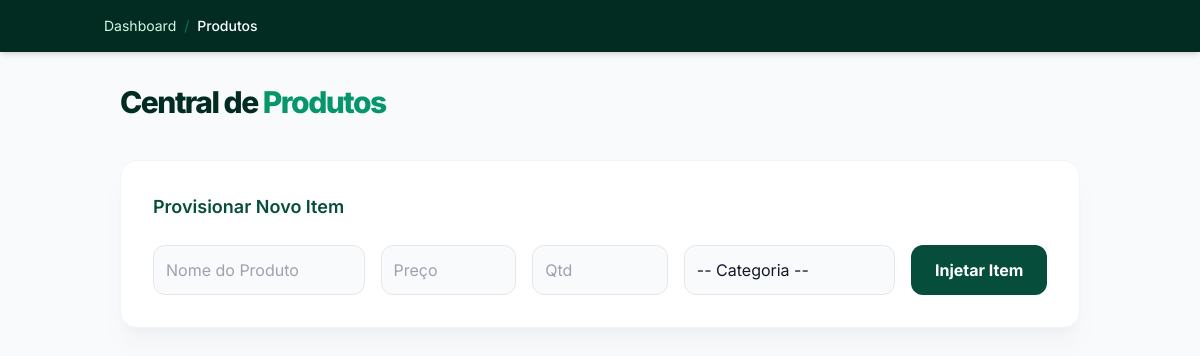
/produtos, run on an earlier commit of the app's database.
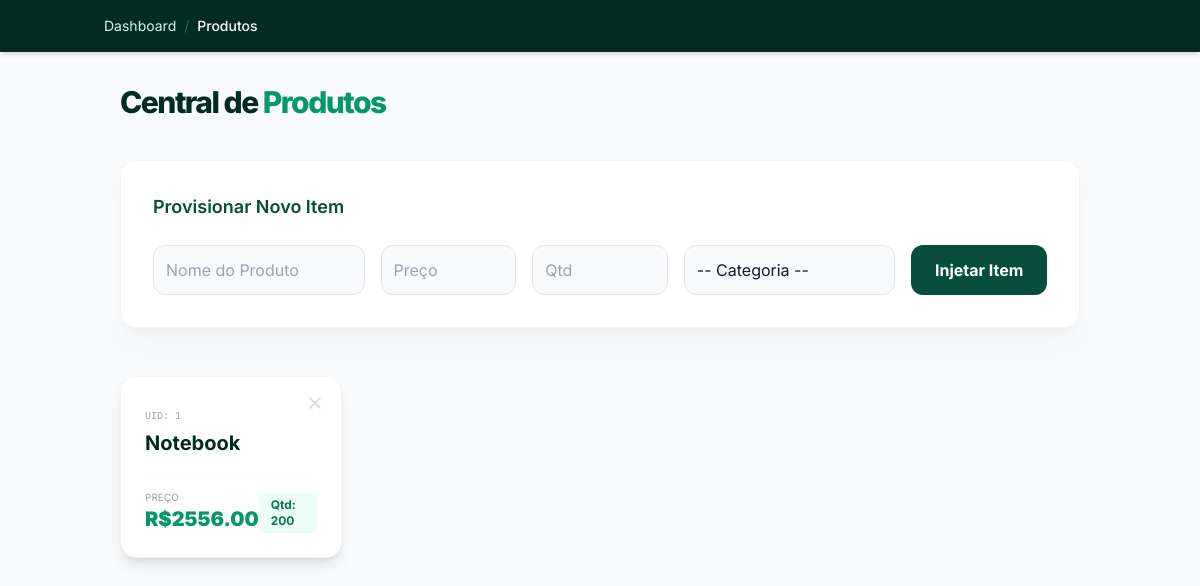
And on a later commit of the database.
### models.py (models this page shows)
class Produto(Base):
    __tablename__ = 'produtos'
    id = Column(Integer, primary_key=True, autoincrement=True)
    nome = Column(String, nullable=False)
    preco = Column(Integer, nullable=False)
    estoque = Column(Integer, nullable=False)
    categoria_id = Column(Integer, ForeignKey('categorias.id'), nullable=False)
    categoria = relationship("Categoria", back_populates="produtos")

### main.py (the view)
@app.get("/produtos")
def exibir_produtos(request: Request, db: Session = Depends(get_db)):
    produtos = db.query(Produto).all()
    categorias = db.query(Categoria).all()
    return templates.TemplateResponse(
        request,
        "produtos.html",
        {"request": request,
         "produtos": produtos,
         "categorias": categorias
        }
    )

### templates/produtos.html (shortened to what this page needs)
<!DOCTYPE html>
<html lang="pt-br">
<head>
    <script src="https://cdn.tailwindcss.com"></script>
</head>
<body class="bg-gray-50 text-gray-900 min-h-screen">
    <nav class="bg-emerald-950 p-4 text-emerald-100 shadow-md">
        <div class="container mx-auto px-4 flex items-center justify-between text-sm">
            <div class="flex gap-2">
                <a href="/" class="hover:text-white transition">Dashboard</a>
                <span class="text-emerald-700">/</span>
                <span class="font-medium text-white">Produtos</span>
            </div>
        </div>
    </nav>
    <div class="container mx-auto p-8">
        <h2 class="text-3xl font-extrabold text-emerald-950 tracking-tighter mb-10">Central de <span class="text-emerald-600">Produtos</span></h2>
        <div class="bg-white p-8 rounded-2xl shadow-xl shadow-gray-500/5 border border-gray-100 mb-12">
            <h3 class="text-lg font-semibold text-emerald-900 mb-6">Provisionar Novo Item</h3>
            <form action="/produtos" method="POST" class="grid grid-cols-1 md:grid-cols-12 gap-4">
                <div class="md:col-span-3"><input type="text" name="nome" placeholder="Nome do Produto" required class="w-full border p-3 rounded-xl bg-gray-50"></div>
                <div class="md:col-span-2"><input type="number" step="0.01" name="preco" placeholder="Preço" required class="w-full border p-3 rounded-xl bg-gray-50"></div>
                <div class="md:col-span-2"><input type="number" name="estoque" placeholder="Qtd" required class="w-full border p-3 rounded-xl bg-gray-50"></div>
                <div class="md:col-span-3">
                    <select name="categoria_id" required class="w-full border p-3 rounded-xl bg-gray-50 appearance-none">
                        <option value="">-- Categoria --</option>
                    </select>
                </div>
                <div class="md:col-span-2"><button type="submit" class="w-full h-full bg-emerald-900 text-white font-bold rounded-xl hover:bg-black transition">Injetar Item</button></div>
            </form>
        </div>
        <div class="grid grid-cols-1 md:grid-cols-3 lg:grid-cols-4 gap-6">
            {% for produto in produtos %}
            <div class="product-card bg-white p-6 rounded-2xl shadow-lg border border-gray-100 relative">
                <div class="absolute top-4 right-4">
                    <button onclick="openPModal('{{ produto.id }}', '{{ produto.nome }}')" class="text-gray-300 hover:text-red-500 transition">
                        <svg class="w-5 h-5" fill="none" stroke="currentColor" viewBox="0 0 24 24"><path stroke-linecap="round" stroke-linejoin="round" stroke-width="2" d="M6 18L18 6M6 6l12 12"></path></svg>
                    </button>
                </div>
                <span class="font-mono text-[10px] text-gray-400 uppercase">UID: {{ produto.id }}</span>
                <h3 class="text-xl font-bold text-emerald-950 mt-1">{{ produto.nome }}</h3>
                <div class="mt-4 pt-4 border-t border-gray-50 flex justify-between items-end">
                    <div>
                        <p class="text-[10px] text-gray-400 uppercase">Preço</p>
                        <p class="text-xl font-black text-emerald-600">R${{ "%.2f"|format(produto.preco) }}</p>
                    </div>
                    <span class="bg-emerald-50 text-emerald-700 px-3 py-1 rounded-lg text-xs font-bold">Qtd: {{ produto.estoque }}</span>
                </div>
            </div>
            {% endfor %}
        </div>
    </div>
</body>
</html>

### templates/produtos.html (style rules this page uses)
body { font-family: 'Inter', sans-serif; }
.product-card { transition: all 0.3s cubic-bezier(0.4, 0, 0.2, 1); }

What changed in the data, as far as the page shows it:
added Produto: id "1", nome "Notebook", preco "2556.00", estoque "200"
